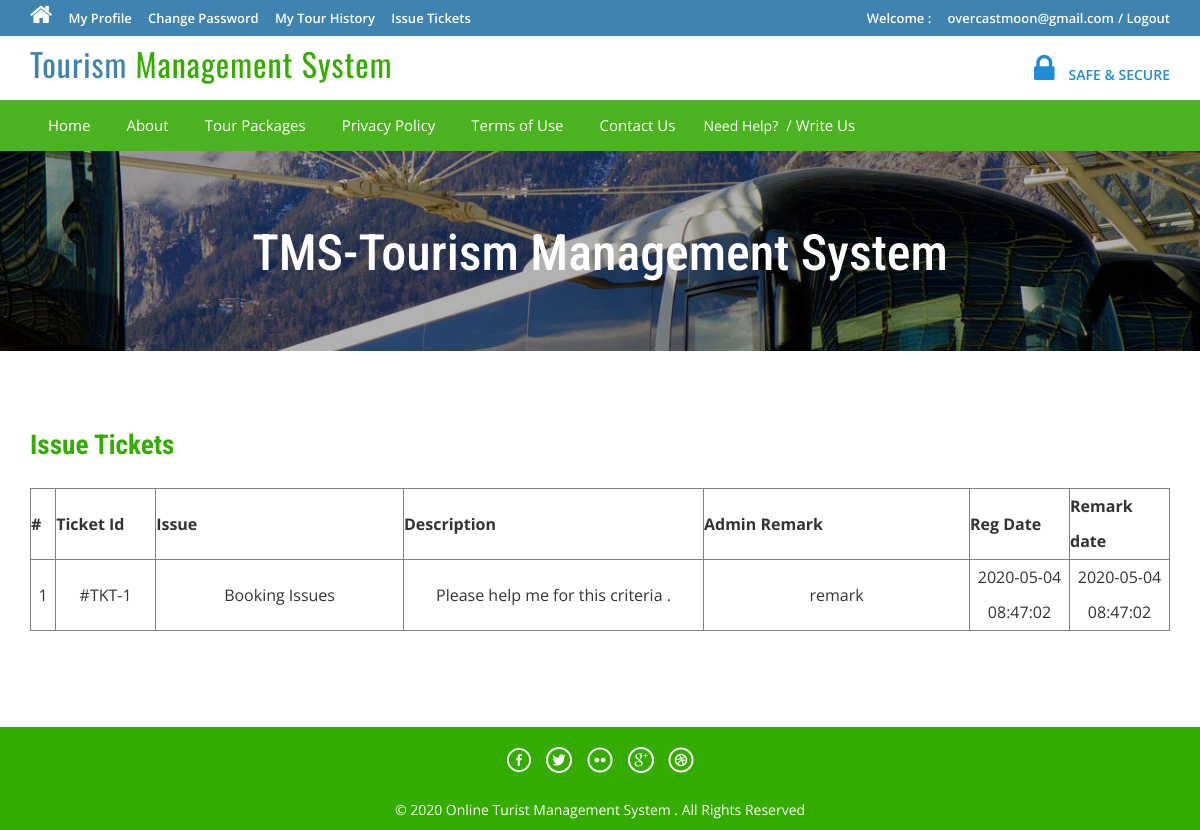
/issuetickets.php (signed in), run on the app's committed database.
### tables this page shows
CREATE TABLE `tbl_issu` (
  `id` int(11) NOT NULL,
  `useremail` varchar(255) NOT NULL,
  `issue` varchar(255) NOT NULL,
  `description` text NOT NULL,
  `postingdate` timestamp NOT NULL DEFAULT CURRENT_TIMESTAMP ON UPDATE CURRENT_TIMESTAMP,
  `adminremark` text NOT NULL,
  `remarkdate` timestamp NOT NULL DEFAULT '0000-00-00 00:00:00' ON UPDATE CURRENT_TIMESTAMP
);

### issuetickets.php (the view, shortened to what this page needs)
<?php
include('includes/config.php');
if(strlen($_SESSION['login'])==0)
	{
header('location:index.php');
}
else{
?>
<!DOCTYPE HTML>
<html>
<head>
<link href="css/bootstrap.css" rel='stylesheet' type='text/css' />
<link href="css/style.css" rel='stylesheet' type='text/css' />
<link href="css/font-awesome.css" rel="stylesheet">
<link href="css/animate.css" rel="stylesheet" type="text/css" media="all">
</head>
<body>
<div class="top-header">
<?php include('includes/header.php');?>
<div class="banner-1 ">
	<div class="container">
		<h1 class="wow zoomIn animated animated" data-wow-delay=".5s" style="visibility: visible; animation-delay: 0.5s; animation-name: zoomIn;">TMS-Tourism Management System</h1>
	</div>
</div>
<div class="privacy">
	<div class="container">
		<h3 class="wow fadeInDown animated animated" data-wow-delay=".5s" style="visibility: visible; animation-delay: 0.5s; animation-name: fadeInDown;">Issue Tickets</h3>
		<form name="chngpwd" method="post" onSubmit="return valid();">
	<p>
	<table border="1" width="100%">
<tr align="center">
<th>#</th>
<th>Ticket Id</th>
<th>Issue</th>
<th>Description</th>
<th>Admin Remark</th>
<th>Reg Date</th>
<th>Remark date</th>
</tr>
<?php
$useremail=$_SESSION['login'];;
$sql = "SELECT * FROM tbl_issu where useremail='$useremail'";
$query=mysqli_query($con,$sql);
$num=mysqli_num_rows($query);
if ($num>0) {
	$cont=1;
	while ($result=mysqli_fetch_array($query)) {
	?>
<tr align="center">
<td ><?php echo htmlentities($cont);?></td>
<td width="100">#TKT-<?php echo htmlentities($result['id']);?></td>
<td><?php echo htmlentities($result['issue']);?></td>
<td width="300"><?php echo htmlentities($result['description']);?></td>
<td><?php echo htmlentities($result['adminremark']);?></td>
<td width="100"><?php echo htmlentities($result['postingdate']);?></td>
<td width="100"><?php echo htmlentities($result['remarkdate']);?></td>
</tr>
<?php $cont++; }} ?>
	</table>
			</p>
			</form>
	</div>
</div>
<?php include('includes/footer.php');?>
</body>
</html>
<?php } ?>

### css/style.css (style rules this page uses)
html, body { font-size: 100%; background: #fff; font-family: 'Open Sans', sans-serif; }
h1,h2,h3,h4,h5,h6 { margin:0; font-family: 'Roboto Condensed', sans-serif; }
p { margin:0; }
.top-header { background-color: #3F84B1; border-bottom: 0 none; height: 36px; line-height: 35px; }
.banner-1 { background: url(../images/3.jpg)no-repeat; background-size: cover; -webkit-background-size: cover; -o-background-size: cover; -ms-background-size: cover; -moz-background-size: cover; min-height:200px; }
.banner-1 h1 { font-size: 50px; margin-bottom: 40px; padding: 1.5em 0 0; text-align: center; color: #ffffff; }
.privacy h3 { color: #34AD00; font-size: 1.7em; font-weight: 700; margin-bottom: 1em; }
.privacy { padding: 5em 0; }
.privacy p { font-size: 1em; line-height: 1.8em; color: #999; margin: 1em 0; }

### data on the page
tbl_issu: id "1", issue "Booking Issues", description "Please help me for this criteria .", adminremark "remark", postingdate "2020-05-04 08:47:02", remarkdate "2020-05-04 08:47:02"

### other printed values
$_SESSION['login'] "overcastmoon@gmail.com"
Date("Y") "2020"
